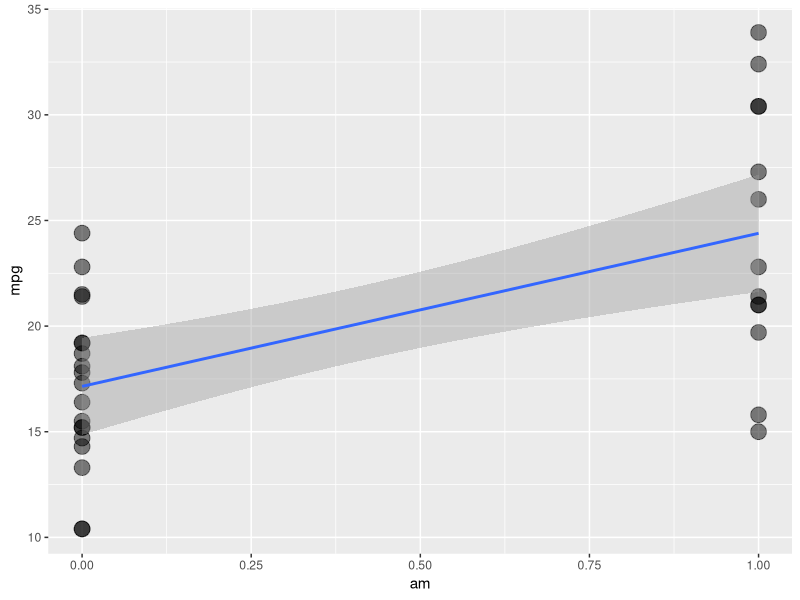
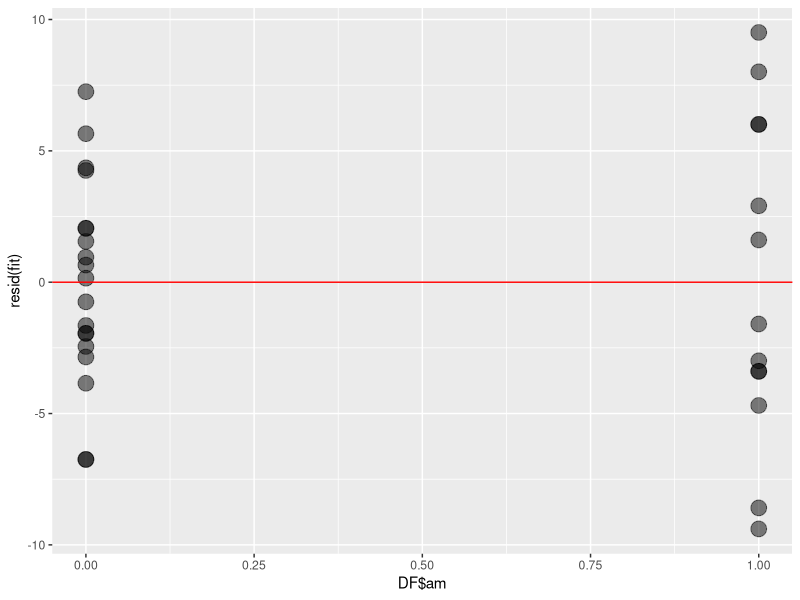

Recreate these plots in R, in order.
## ---- chunk 1
library(ggplot2)
DF <- data.frame(mtcars) #grab data as data.frame
## ---- chunk 2
#plot the data and a linear fit
ggplot(DF, aes(x = am, y = mpg)) + 
        geom_point(alpha = 0.5, cex = 5) + 
        geom_smooth(method = "lm")
## ---- chunk 3
#fit a linear model
fit <- lm(mpg ~ am, data = DF)
summary(fit)
## ---- chunk 4
#plot the residuals
ggplot(fit, aes(x = DF$am, y = resid(fit))) + 
        geom_point(alpha = 0.5, cex = 5) + 
        geom_hline(yintercept=0, color="red")
## ---- chunk 5

